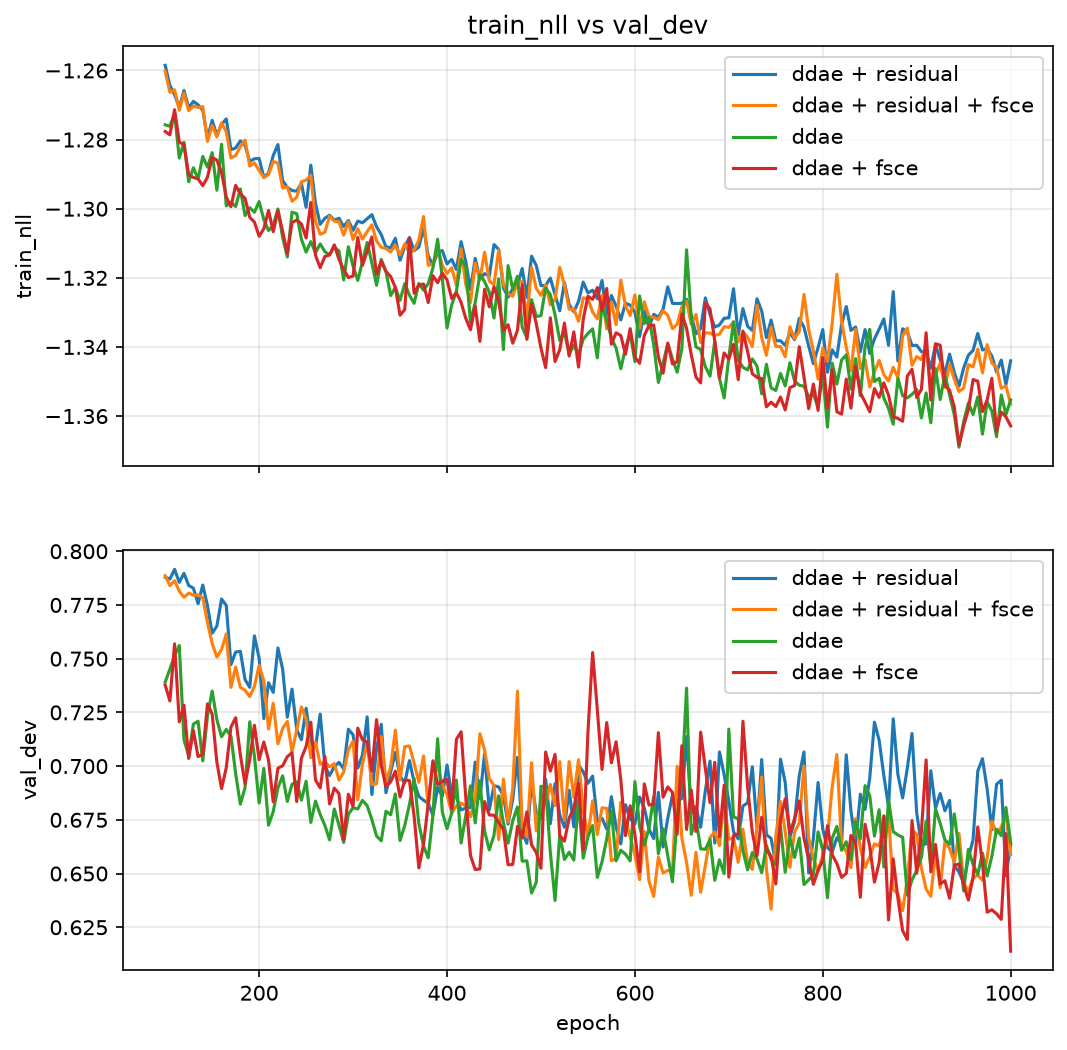

Write Python code to recreate this figure.
import re
import os
import matplotlib.pyplot as plt

# 可以直接填入檔案路徑，或者使用 tuple: ("檔案路徑", "自訂標籤")
# 若只有路徑，預設會使用檔案名稱作為標籤
log1 = ("model/v2_ddae_residual/result/result.log",'ddae + residual')
log2 = ("model/v2_ddae_residual/result/result-withfsce.log",'ddae + residual + fsce')
log3 = ("model/v2_ddae_fsce/result/result-no-fsce.log",'ddae')
log4 = ("model/v2_ddae_fsce/result/result_base.log",'ddae + fsce')
log5 = ""

# 將所有要比較的 log 變數放入列表中，並自動過濾掉空字串
LOG_FILES = [log for log in [log1, log2, log3, log4, log5] if log]

MIN_EPOCH = 100

def parse_metrics(log_path):
    """
    傳入值: log_path (str) - result.log 檔案路徑
    return值: (epochs, train_nlls, val_devs) - 三個等長 list，
              分別為 epoch 數、對應的 train_nll、val_dev 數值
    """
    epochs = []
    train_nlls = []
    val_devs = []
    pattern = re.compile(
        r"epoch\s+(\d+)\s*\|.*?train_nll\s+([-\d.]+).*?val_dev\s+([-\d.]+)"
    )
    with open(log_path, "r") as f:
        for line in f:
            m = pattern.search(line)
            if m:
                epochs.append(int(m.group(1)))
                train_nlls.append(float(m.group(2)))
                val_devs.append(float(m.group(3)))
    return epochs, train_nlls, val_devs


def main():
    if not LOG_FILES:
        print("沒有設定任何 log 檔案")
        return

    fig, (ax_train, ax_val) = plt.subplots(2, 1, figsize=(8, 8), sharex=True)

    for item in LOG_FILES:
        # 支援 ("路徑", "標籤") 或 "路徑" 兩種格式
        if isinstance(item, tuple) and len(item) == 2:
            log_path, name = item
        else:
            log_path = item
            name = os.path.basename(os.path.dirname(os.path.dirname(log_path))) + "/" + os.path.basename(log_path) # 用部分路徑當預設標籤，比較清楚
            # 或者單純用 log_path 也行，這裡改用原來的 log_path 保持一致
            name = log_path

        if not os.path.exists(log_path):
            print(f"找不到檔案，略過: {log_path}")
            continue

        epochs, train, val = parse_metrics(log_path)
        
        # 過濾掉小於 MIN_EPOCH 的數據
        filtered = [(e, t, v) for e, t, v in zip(epochs, train, val) if e >= MIN_EPOCH]
        if not filtered:
            continue
            
        epochs, train, val = zip(*filtered)

        ax_train.plot(epochs, train, label=name)
        ax_val.plot(epochs, val, label=name)

    ax_train.set_ylabel("train_nll")
    ax_train.set_title("train_nll vs val_dev")
    ax_train.legend()
    ax_train.grid(True, alpha=0.3)

    ax_val.set_xlabel("epoch")
    ax_val.set_ylabel("val_dev")
    ax_val.legend()
    ax_val.grid(True, alpha=0.3)

    out_path = os.path.join(os.path.dirname(__file__), "log_compare.png")
    fig.savefig(out_path, dpi=150, bbox_inches="tight")
    print(f"saved to {out_path}")


if __name__ == "__main__":
    main()
